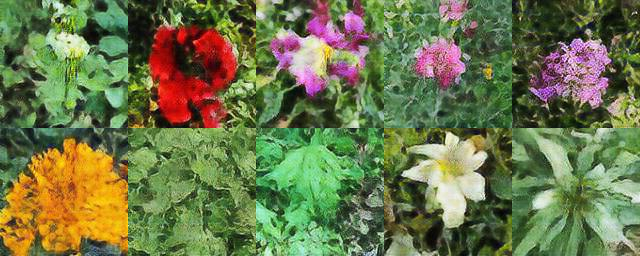
#> input picture samples/generated_images.png, 640 x 256 px
$ python make_test_data.py --src_dir ../samples --dst_dir out --img_size 100
#> lines starting #> are read from the running program, lines starting #| are printed output that depends on the picture
import argparse
import os
from PIL import Image
import shutil


def get_argparser():
    """
    Initializes the argument parser
    :return: the argument parser object
    """
    parser = argparse.ArgumentParser()

    parser.add_argument(
        "--src_dir",
        type=str,
        required=True,
        help="directory in which the source images are stored"
    )
    parser.add_argument(
        "--dst_dir",
        type=str,
        required=True,
        help="directory in which the resulting images will be stored"
    )
    parser.add_argument(
        "--img_size",
        type=int,
        required=True,
        help="Size of the resulting images. Images are supposed to be square."
    )

    return parser


if __name__ == "__main__":
    parser = get_argparser()
    args = parser.parse_args()

    # check if directories exist
    if not os.path.isdir(args.src_dir):
        raise ValueError("src_dir does not exist!")

    if not os.path.isdir(args.dst_dir):
        os.makedirs(args.dst_dir)

    dirs = os.listdir(args.src_dir)

    print("-- processing images...")

    file_count_full = sum([len(files) for r, d, files in os.walk(args.src_dir)])
    file_count_current = 0

    for subdir, dirs, files in os.walk(args.src_dir):

        subdir_without_root = subdir.replace(args.src_dir, "")
        current_new_subdir = f"{args.dst_dir}\\{subdir_without_root}"

        if not os.path.isdir(current_new_subdir):
            os.makedirs(current_new_subdir)

        for file in files:
            # if the file is not an image, just copy it

            filename, file_extension = os.path.splitext(os.path.join(subdir, file))
            if file_extension not in [".jpg", ".jpeg", ".png", ".gif"]:
                shutil.copyfile(f"{subdir}\\{file}", f"{current_new_subdir}\\{file}")
                continue

            file_count_current += 1
            im = Image.open(os.path.join(subdir, file))
#> im is the input picture: PIL image 640x256 RGB; mean R, G, B 108.9, 119.1, 74.5

            # make non-square images square
            if im.width != im.height:
                new_size = min(im.width, im.height)
#> new_size = 256

                left = int((im.width - new_size) / 2)
#> left = 192
                top = int((im.height - new_size) / 2)
#> top = 0
                right = int((im.width + new_size) / 2)
#> right = 448
                bottom = int((im.height + new_size) / 2)
#> bottom = 256

                im = im.crop((left, top, right, bottom))
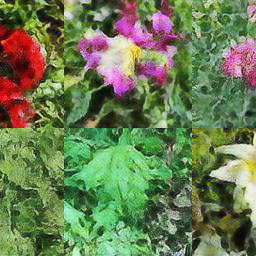
#> im: PIL image 256x256 RGB; mean R, G, B 107.1, 124.9, 82.9

            im_resized = im.resize((args.img_size, args.img_size))
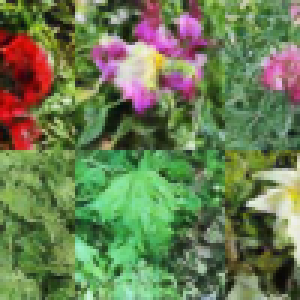
#> im_resized: PIL image 100x100 RGB (shown 3 times larger); mean R, G, B 107.1, 124.9, 82.9
            im_resized.save(f"{current_new_subdir}\\{file}")

            if file_count_current % 500 == 0:
                print(f"-- processed {file_count_current}/{file_count_full} images")

    print("-- finished processing images!")
